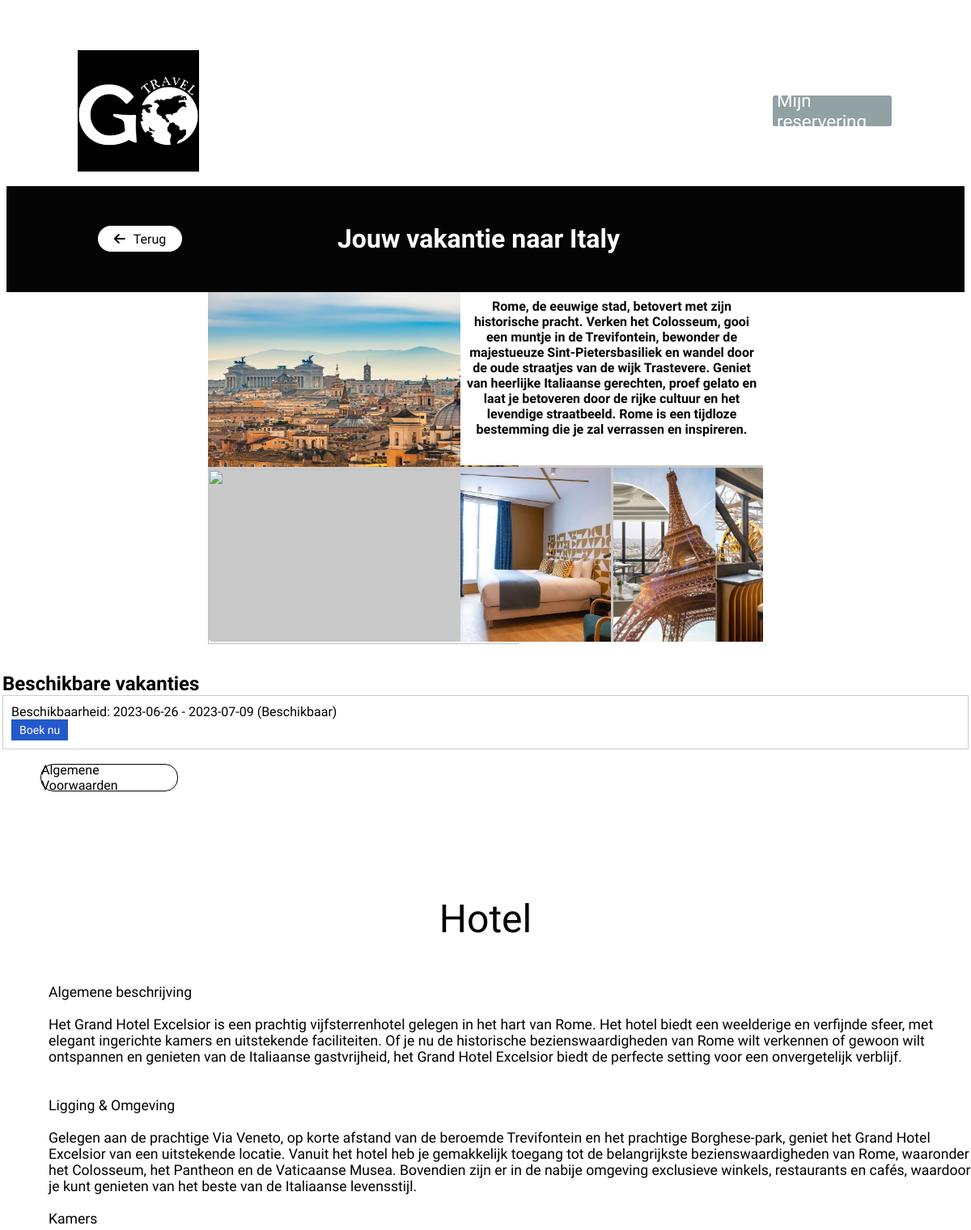
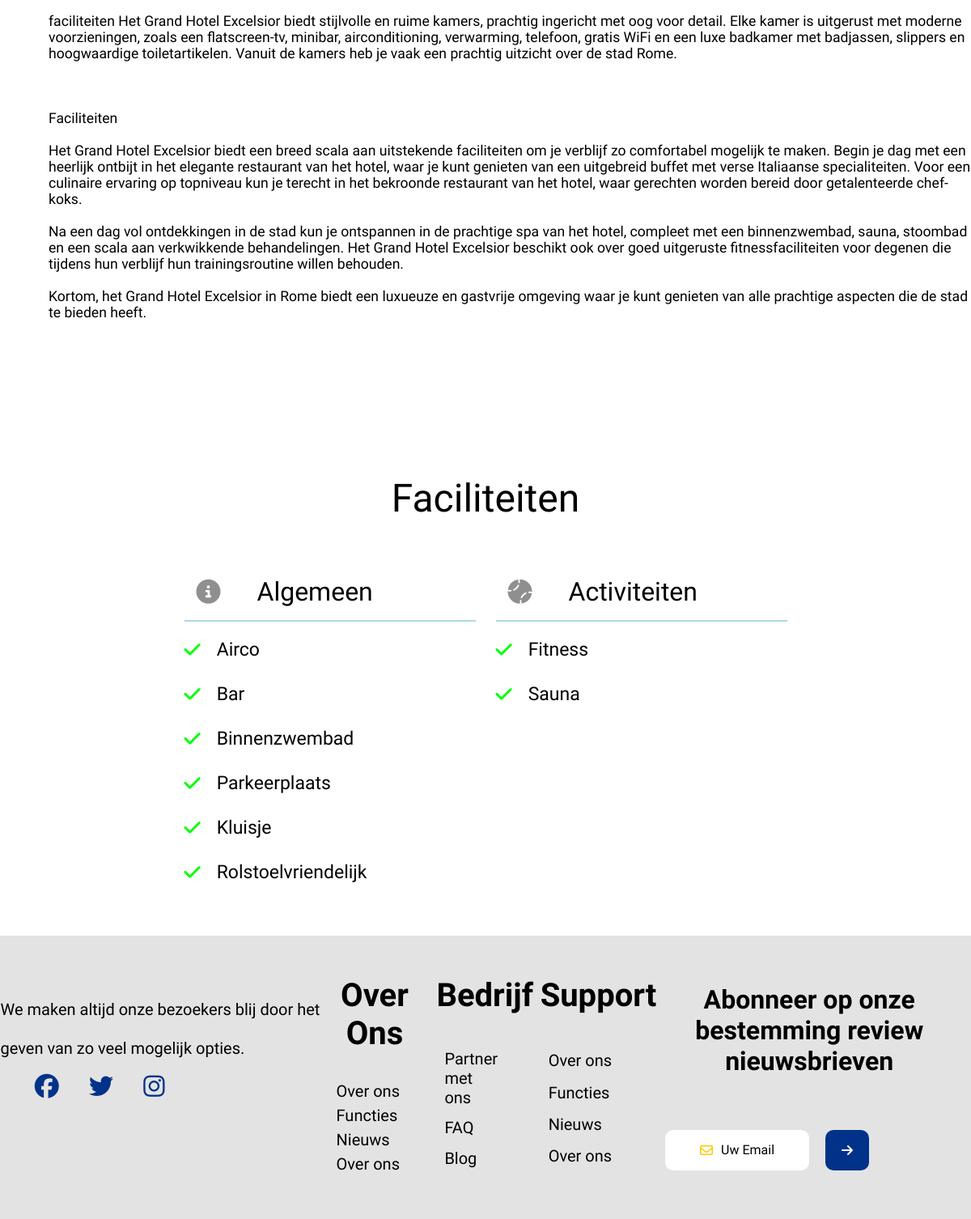
/bestemming.php?bestemming=5 (signed in), run on the app's committed database (2 pictures, top to bottom).
### tables this page shows
CREATE TABLE `vakanties` (
  `id` int(11) NOT NULL,
  `vakantie` varchar(50) DEFAULT NULL,
  `korte_omschrijving` text DEFAULT NULL,
  `algemene_beschrijving` text DEFAULT NULL,
  `ligging_omgeving` text DEFAULT NULL,
  `kamers` text DEFAULT NULL,
  `faciliteiten` text DEFAULT NULL,
  `img1` varchar(255) DEFAULT NULL,
  `img2` varchar(255) DEFAULT NULL,
  `img3` varchar(255) DEFAULT NULL,
  `img4` varchar(255) DEFAULT NULL,
  `img5` varchar(255) DEFAULT NULL,
  `kortetitel` varchar(255) DEFAULT NULL,
  `begin_datum` date DEFAULT NULL,
  `eind_datum` date DEFAULT NULL
);

### bestemming.php (the view, shortened to what this page needs)
<?php
$db_username = 'root';
$db_password = '';
try {
    $conn = new PDO('mysql:host=localhost;dbname=db_login', $db_username, $db_password);
    $conn->setAttribute(PDO::ATTR_ERRMODE, PDO::ERRMODE_EXCEPTION);
} catch (PDOException $e) {
    die("Verbinding mislukt: " . $e->getMessage());
}
?>
<!DOCTYPE html>
<html lang="en">
<head>
    <link rel="stylesheet" href="css/main.css">
    <link rel="stylesheet" href="css/bestemming.css">
    <link rel="stylesheet" media=" screen and (max-width:769px)" href="css/mobile.css" />
</head>
</head>
<body>
    <header class="header ">
        <nav>
            <div class="navigatie-first">
                <a href="test.html">+31 6 234 567 89</a>
                <a href="Contact.php">Mijn Account</a>
            </div>
            <div class="navigatie-second">
                <?php include_once 'header.php'; ?>
                <a href="login.php">Login</a>
                <a href="#">Sign Up</a>
                <a href="#">NL</a>
                <a href="#">Euro</a>
            </div>
        </nav>
        <div class="top-info">
            <div class="top-logo">
                <img class="logo-img" src="img/Logo1.2.jpg" alt="">
            </div>
            <div class="top-midden-info">
                <a class="underline-button"><i class="fa-solid fa-bed"></i> Verblijven</a>
                <a class="underline-button"><i class="fa-solid fa-plane rotate-90"></i> Vluchten</a>
                <a class="underline-button"><i class="fa-solid fa-hotel"></i> Hotel</a>
                <a class="underline-button"><i class="fa-solid fa-bridge"></i> Populaire Bestemmingen </a>
            </div>
            <div class="top-zoeken">
                <div class="mijn-reservring-box"><a class="mijn-reservering-text" href="">Mijn reservering</a></div>
            </div>
        </div>
        <div class="groot-div-bestemming">
            <div class="naam-van-bestemming">
                <div class="Terug-en-naam">
                    <div class="terug-div">
                        <a class="terug-button" href="index.php"><i class="fas fa-arrow-left"></i>Terug</a>
                    </div>
                    <h1 class="top-text1 title-bestemming">
                        Jouw vakantie naar
                        <?php
                        if (isset($_GET['bestemming'])) {
                            $query = "SELECT vakantie FROM `vakanties` WHERE id =" . $_GET['bestemming'];
                            $result = $conn->query($query);
                            $row = $result->fetch(PDO::FETCH_ASSOC);
                            echo "<span class='bestemming-naam'>" . $row['vakantie'] . "</span>";
                        }
                        ?>
                    </h1>
                </div>
                <div class="bestemming-img-big-div">
                    <div class="bestemming radio-btns">
                        <div class="links-div-img ">
                            <div class="bovenste-img">
                                <?php if (isset($_GET['bestemming'])) {
                                    $query = "SELECT img2 FROM `vakanties` WHERE id =" . $_GET['bestemming'];
                                    $result = $conn->query($query);
                                    $row = $result->fetch(PDO::FETCH_ASSOC);
                                    echo "<img class='bovenste-img  '  src='" . $row['img2'] . "'>";
                                }
                                ?>
                            </div>
                            <div class="onderste-img">
                                <?php if (isset($_GET['bestemming'])) {
                                    $query = "SELECT img3 FROM `vakanties` WHERE id =" . $_GET['bestemming'];
                                    $result = $conn->query($query);
                                    $row = $result->fetch(PDO::FETCH_ASSOC);
                                    echo "<img class='onderste-img'  src='" . $row['img3'] . "'>";
                                }
                                ?>
                            </div>
                        </div>
                        <div class="rechts-div-img">
                            <div class="omschrihhjving-bestemming radio-btns__btn">
                                <h1 class="omschrihhjving-titl">
                                    <?php
                                    if (isset($_GET['bestemming'])) {
                                        $query = "SELECT korte_omschrijving FROM `vakanties` WHERE id =" . $_GET['bestemming'];
                                        $result = $conn->query($query);
                                        $row = $result->fetch(PDO::FETCH_ASSOC);
                                        echo $row['korte_omschrijving'];
                                    }
                                    ?>
                                </h1>
                            </div>
                            <div class="rechts-img-onder">
                                <div class="links-img"></div>
                                <div class="rechts-img"></div>
                            </div>
                        </div>
                    </div>
                </div>
            </div>
    </header>
    <main>
        <div class="vakanties">
            <h2>Beschikbare vakanties</h2>
            <?php
            $db_username = 'root';
            $db_password = '';
            $conn = new PDO('mysql:host=localhost;dbname=db_login', $db_username, $db_password);
            $sql = "SELECT * FROM vakanties WHERE id = " . $_GET['bestemming'] . "";
            $result = $conn->query($sql);
            if ($result->rowCount() > 0) {
                while ($row = $result->fetch(PDO::FETCH_ASSOC)) {
                    $beginDatum = $row["begin_datum"];
                    $eindDatum = $row["eind_datum"];
                    $beschikbaarheid = "Beschikbaar";
                    echo "<div class='vakantie'>";
                    echo "<p>Beschikbaarheid: $beginDatum - $eindDatum ($beschikbaarheid)</p>";
                    echo "<form action='boekingverwerking.php' method='POST'>";
                    echo "<button type='submit'action='boekingverwerking.php' class='boek-btn'>Boek nu</button>";
                    echo "</form>";
                    echo "</div>";
                }
            } else {
                echo "Geen vakanties beschikbaar.";
            }
            ?>
        </div>
        <div class="terug-div">
            <a class="algemene-voorwaarden-button" href="algemene_voorwaarden.php">Algemene Voorwaarden</a>
        </div>
    </main>
    <div class="hotel-titel-bg">
        <h1 class="hotel-titel">Hotel</h1>
    </div>
    <div class="hotel-info-container">
        <div class="hotel-info-bg">
            <p class="hotel-info">
                Algemene beschrijving
                <br>
                <br>
                <?php
                if (isset($_GET['bestemming'])) {
                    $query = "SELECT algemene_beschrijving FROM `vakanties` WHERE id =" . $_GET['bestemming'];
                    $result = $conn->query($query);
                    $row = $result->fetch(PDO::FETCH_ASSOC);
                    echo nl2br($row['algemene_beschrijving']);
                }
                ?>
                <br>
                </br class="titel-info">Ligging & Omgeving<br>
                <br>
                <?php
                if (isset($_GET['bestemming'])) {
                    $query = "SELECT ligging_omgeving FROM `vakanties` WHERE id =" . $_GET['bestemming'];
                    $result = $conn->query($query);
                    $row = $result->fetch(PDO::FETCH_ASSOC);
                    echo nl2br($row['ligging_omgeving']);
                }
                ?>
                <br>
                Kamers<br>
                <br>
                faciliteiten
                <?php
                if (isset($_GET['bestemming'])) {
                    $query = "SELECT kamers FROM `vakanties` WHERE id =" . $_GET['bestemming'];
                    $result = $conn->query($query);
                    $row = $result->fetch(PDO::FETCH_ASSOC);
                    echo nl2br($row['kamers']);
                }
                ?>
                <br>
                </br>Faciliteiten<br>
                <br>
                <?php
                if (isset($_GET['bestemming'])) {
                    $query = "SELECT faciliteiten FROM `vakanties` WHERE id =" . $_GET['bestemming'];
                    $result = $conn->query($query);
                    $row = $result->fetch(PDO::FETCH_ASSOC);
                    echo nl2br($row['faciliteiten']);
                }
                ?>
        </div>
    </div>
    <div class="faciliteiten-titel-bg">
        <h1 class="faciliteiten-titel">Faciliteiten</h1>
    </div>
    <div class="faciliteiten-container">
        <div class="faciliteiten-algemeen">
            <div class="algemeen-titel">
                <i class="fa-solid fa-circle-info circle-info" style="color: #8f8f8f;"></i>
                <h1 class="algemeen-text">Algemeen</h1>
            </div>
            <div class="line">
            </div>
            <div class="algemeen-topics">
                <div class="topics">
                    <i class="fa-solid fa-check check" style="color: #00ff04;"></i>
                    <p class="topics-text">Airco</p>
                </div>
                <div class="topics">
                    <i class="fa-solid fa-check check" style="color: #00ff04;"></i>
                    <p class="topics-text">Bar</p>
                </div>
                <div class="topics">
                    <i class="fa-solid fa-check check" style="color: #00ff04;"></i>
                    <p class="topics-text">Binnenzwembad</p>
                </div>
                <div class="topics">
                    <i class="fa-solid fa-check check" style="color: #00ff04;"></i>
                    <p class="topics-text">Parkeerplaats</p>
                </div>
                <div class="topics">
                    <i class="fa-solid fa-check check" style="color: #00ff04;"></i>
                    <p class="topics-text">Kluisje</p>
                </div>
                <div class="topics">
                    <i class="fa-solid fa-check check" style="color: #00ff04;"></i>
                    <p class="topics-text">Rolstoelvriendelijk</p>
                </div>
            </div>
        </div>
        <div class="faciliteiten-activiteiten">
            <div class="activiteiten-titel">
                <i class="fa-solid fa-baseball baseball" style="color: #8f8f8f;"></i>
                <h1 class="algemeen-text">Activiteiten</h1>
            </div>
            <div class="line">
            </div>
            <div class="algemeen-topics">
                <div class="topics">
                    <i class="fa-solid fa-check check" style="color: #00ff04;"></i>
                    <p class="topics-text">Fitness</p>
                </div>
                <div class="topics">
                    <i class="fa-solid fa-check check" style="color: #00ff04;"></i>
                    <p class="topics-text">Sauna</p>
                </div>
            </div>
        </div>
    </div>
    <footer>
        <div class="footer-container">
            <div class="footer-socials">
                <p class="footer-socials-text">
                    We maken altijd onze bezoekers blij door het<br></br> geven van zo veel mogelijk opties.
                </p>
                <a class="footer-socials-buttons-container"><i class="fa-brands fa-facebook facebook"></i><i
                        class="fa-brands fa-twitter twitter" style="color: #00328a;"></i><i
                        class="fa-brands fa-instagram instagram" style="color: #00328a;"></i></a>
            </div>
            <div class="footer-info">
                <div class="footer-info-text">
                    <h1 class="footer-text-title">Over Ons</h1>
                    <div class="footer-text-content-bg">
                        <p class="footer-text-content">Over ons</p>
                        <p class="footer-text-content">Functies</p>
                        <p class="footer-text-content">Nieuws</p>
                        <p class="footer-text-content">Over ons</p>
                    </div>
                </div>
                <div class="footer-info-text-2">
                    <h1 class="footer-text-title">Bedrijf</h1>
                    <div class="footer-text-content-bg">
                        <p class="footer-text-content">Partner met ons</p>
                        <p class="footer-text-content">FAQ</p>
                        <p class="footer-text-content">Blog</p>
                    </div>
                </div>
                <div class="footer-info-text">
                    <h1 class="footer-text-title">Support</h1>
                    <div class="footer-text-content-bg">
                        <p class="footer-text-content">Over ons</p>
                        <p class="footer-text-content">Functies</p>
                        <p class="footer-text-content">Nieuws</p>
                        <p class="footer-text-content">Over ons</p>
                    </div>
                </div>
            </div>
            <div class="footer-subscribe">
                <div class="footer-subscribe-text">
                    <h1 class="subscribe-text">Abonneer op onze bestemming review nieuwsbrieven</h1>
                </div>
                <div class="footer-email-bg">
                    <div class="footer-email-container">
                        <i class="fa-regular fa-envelope envelope" style="color: #ffc800;"></i>
                        <p>Uw Email</p>
                    </div>
                    <a class="email-send-button">
                        <i class="fa-solid fa-arrow-right" style="color: #ffffff;"></i>
                    </a>
                </div>
            </div>
        </div>
    </footer>
</body>

### data on the page
vakanties: vakantie "Italy", img2 (picture), korte_omschrijving "Rome, de eeuwige stad, betovert met zijn historische pracht. Verken het Colosseum, gooi een muntje in de Trevifontein, bewonder de majestueuze Sint-Pietersbasiliek en wandel door de oude straatjes van de wijk Trastevere. Geniet van heerlijke Italiaanse gerechten, proef gelato en laat je betoveren door de rijke cultuur en het levendige straatbeeld. Rome is een tijdloze bestemming die je zal verrassen en inspireren.", begin_datum "2023-06-26", eind_datum "2023-07-09", beschikbaarheid "Beschikbaar", algemene_beschrijving "Het Grand Hotel Excelsior is een prachtig vijfsterrenhotel gelegen in het hart van Rome. Het hotel biedt een weelderige en verfijnde sfeer, met elegant ingerichte kamers en uitstekende faciliteiten. Of je nu de historische bezienswaardigheden van Rome wilt verkennen of gewoon wilt ontspannen en genieten van de Italiaanse gastvrijheid, het Grand Hotel Excelsior biedt de perfecte setting voor een onvergetelijk verblijf.", ligging_omgeving "Gelegen aan de prachtige Via Veneto, op korte afstand van de beroemde Trevifontein en het prachtige Borghese-park, geniet het Grand Hotel Excelsior van een uitstekende locatie. Vanuit het hotel heb je gemakkelijk toegang tot de belangrijkste bezienswaardigheden van Rome, waaronder het Colosseum, het Pantheon en de Vaticaanse Musea. Bovendien zijn er in de nabije omgeving exclusieve winkels, restaurants en cafés, waardoor je kunt genieten van het beste van de Italiaanse levensstijl.", kamers "Het Grand Hotel Excelsior biedt stijlvolle en ruime kamers, prachtig ingericht met oog voor detail. Elke kamer is uitgerust met moderne voorzieningen, zoals een flatscreen-tv, minibar, airconditioning, verwarming, telefoon, gratis WiFi en een luxe badkamer met badjassen, slippers en hoogwaardige toiletartikelen. Vanuit de kamers heb je vaak een prachtig uitzicht over de stad Rome.", faciliteiten "Het Grand Hotel Excelsior biedt een breed scala aan uitstekende faciliteiten om je verblijf zo comfortabel mogelijk te maken. Begin je dag met een heerlijk ontbijt in het elegante restaurant van het hotel, waar je kunt genieten van een uitgebreid buffet met verse Italiaanse specialiteiten. Voor een culinaire ervaring op topniveau kun je terecht in het bekroonde restaurant van het hotel, waar gerechten worden bereid door getalenteerde chef-koks. Na een dag vol ontdekkingen in de stad kun je ontspannen in de prachtige spa van het hotel, compleet met een binnenzwembad, sauna, stoombad en een scala aan verkwikkende behandelingen. Het Grand Hotel Excelsior beschikt ook over goed uitgeruste…"
